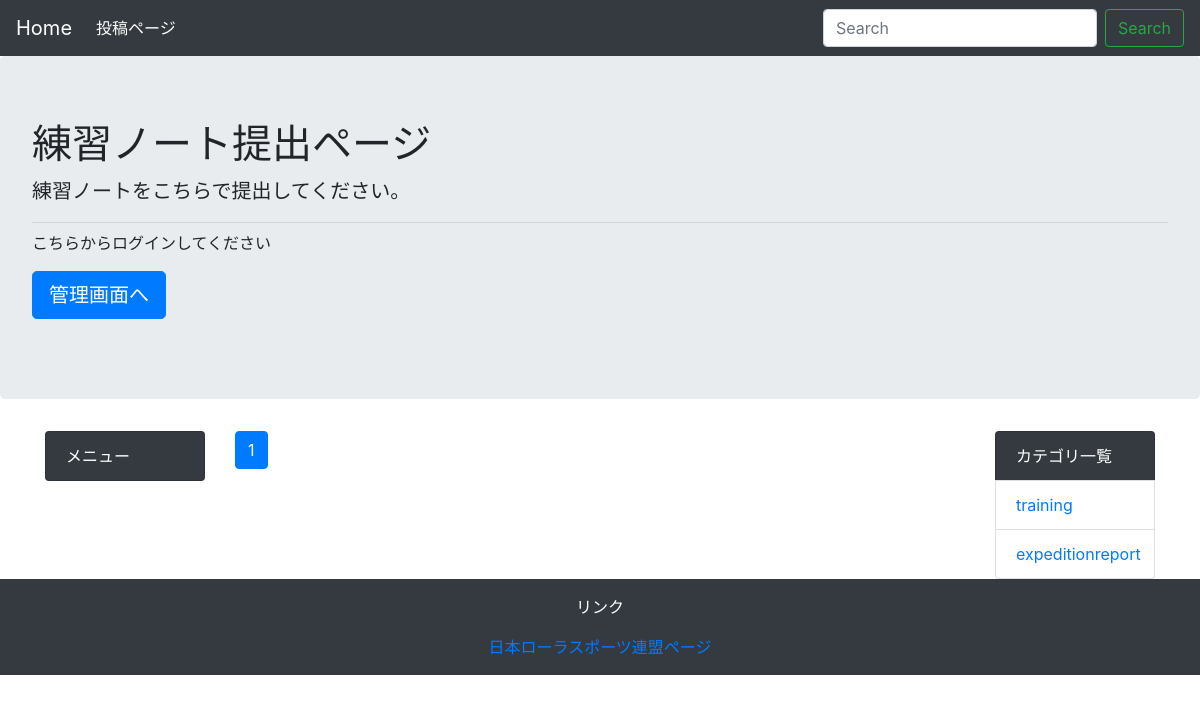
The app's page /trainingnote, older data.
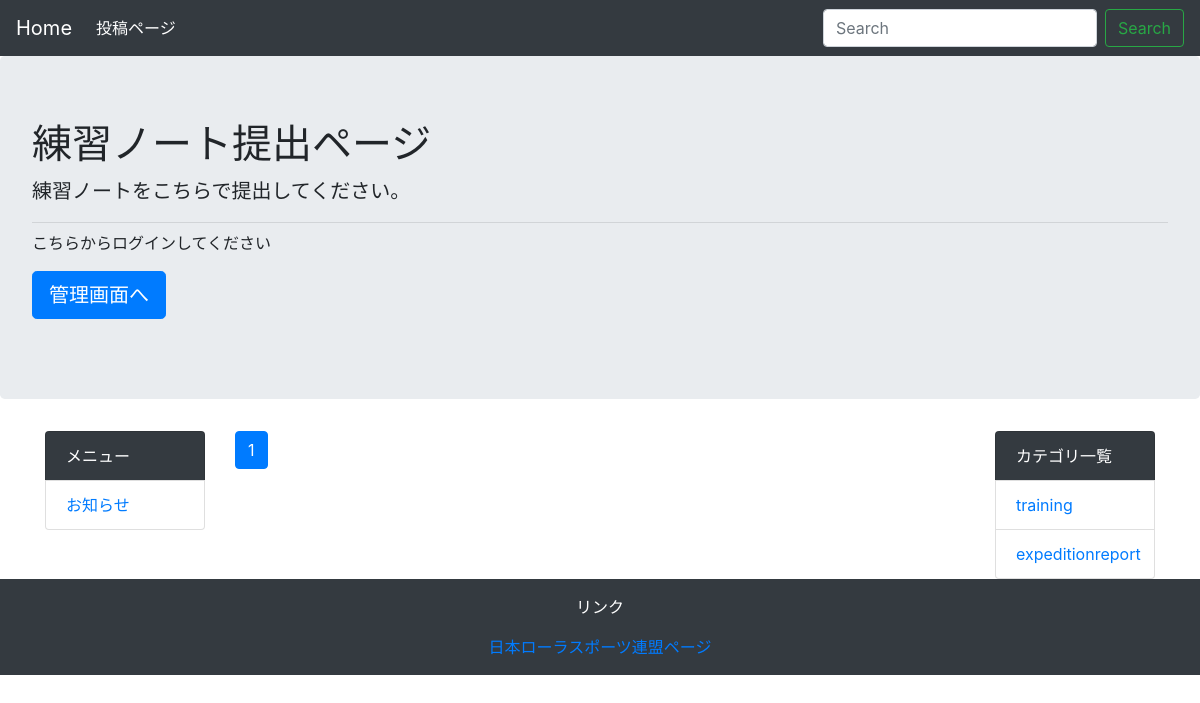
The same page, newer data.
### homepage/models.py (models this page shows)
class Menu(models.Model):
    name = models.CharField('メニュー名', max_length=255)
    created_at = models.DateTimeField('作成日', default=timezone.now)
    def __str__(self):
        return self.name

### trainingnote/views.py (the view)
# urls.py: path('', views.IndexView.as_view(), name='index'),
class IndexView(generic.ListView):
    model = TrainingNote
    paginate_by = 10
    def get_queryset(self):
        queryset = TrainingNote.objects.order_by('-created_at')
        keyword = self.request.GET.get('keyword')
        if keyword:
            queryset = queryset.filter(
                Q(text__icontains=keyword) | Q(news__icontains=keyword)
            )
        return queryset

### homepage/context_processors.py (called while the page is built)
def common(request):
    context = {
        'category_list': Category.objects.all(),
        'menu_list': Menu.objects.all(),
    }
    return context

### trainingnote/templatetags/mytag.py (called while the page is built)
@register.simple_tag
def url_replace(request, field, value):
    url_dict = request.GET.copy()
    url_dict[field] = str(value)
    return url_dict.urlencode()

### trainingnote/templates/trainingnote/trainingnote_list.html (shortened to what this page needs)
{% extends 'trainingnote/base.html' %}
{% block content %}
    {% include 'trainingnote/page.html' %}
{% endblock %}

### trainingnote/templates/trainingnote/base.html (shortened to what this page needs)
<!DOCTYPE html>
<html lang="ja">
  <head>
    <link rel="stylesheet" href="https://stackpath.bootstrapcdn.com/bootstrap/4.1.3/css/bootstrap.min.css">
  </head>
  <body>
    <nav class="navbar navbar-expand-lg navbar-dark bg-dark">
        <a class="navbar-brand" href="#">Home</a>
        <div class="collapse navbar-collapse" id="navbarSupportedContent">
            <ul class="navbar-nav mr-auto">
                <li class="nav-item active">
                    <a class="nav-link" href="{% url 'admin:index' %}">投稿ページ</a></a>
                </li>
            </ul>
            <form class="form-inline my-2 my-lg-0" method="GET" action="{% url 'homepage:index' %}">
                <input class="form-control mr-sm-2" type="text" placeholder="Search" aria-label="Search" name="keyword">
                <button class="btn btn-outline-success my-2 my-sm-0" type="submit">Search</button>
            </form>
        </div>
    </nav>
    <div class="jumbotron">
        <h1 class="display-">練習ノート提出ページ</h1>
        <p class="lead">練習ノートをこちらで提出してください。
        </p>
        <hr class="my-2">
        <p>こちらからログインしてください</p>
        <p class="lead">
            <a class="btn btn-primary btn-lg" href="{% url 'admin:index' %}" role="button">管理画面へ</a>
        </p>
    </div>
    <div class="container">
        <div class="row">
            <div class="col-md-2">
                <ul class="list-group">
                    <li class="list-group-item bg-dark text-white">メニュー</li>
                    {% for menu in menu_list %}
                        <li class="list-group-item"><a href="{% url 'homepage:menu' menu.pk %}">{{ menu }}</a></li>
                    {% endfor %}
                </ul>
            </div>
            <div class="col-md-8">
                {% block content %}
                {% endblock %}
            </div>
            <div class="col-md-2">
                <ul class="list-group">
                    <li class="list-group-item bg-dark text-white">カテゴリ一覧</li>
                    <li class="list-group-item"><a href="{% url 'trainingnote:index' %}">training</a></li>
                    <li class="list-group-item"><a href="#">expeditionreport</a></li>
                </ul>
            </div>
        </div>
    </div>
    <footer class="bg-dark text-white text-center py-3">
        <p>リンク</p>
        <a href="http://jrsf.or.jp/speed/">日本ローラスポーツ連盟ページ</a><br>
    </footer>
  </body>
</html>

Row changes from the older to the newer data that the page shows:
added Menu: name "お知らせ"
